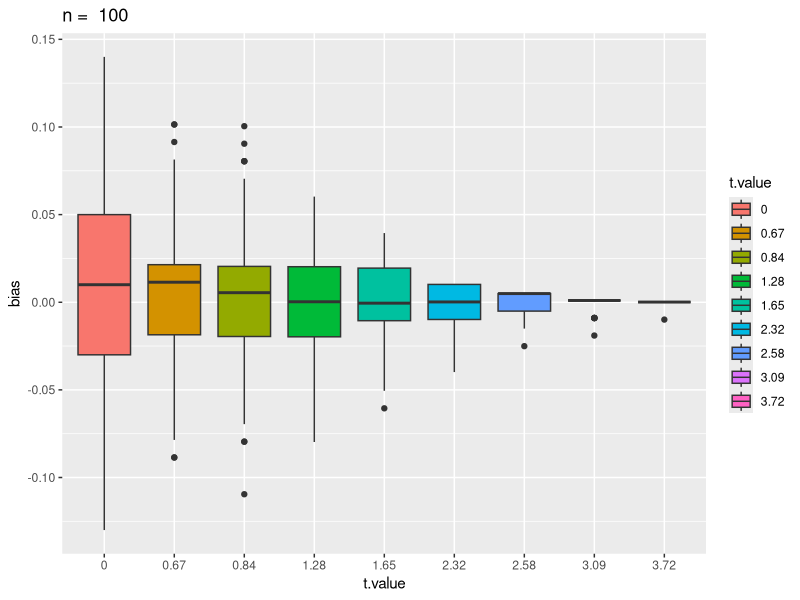
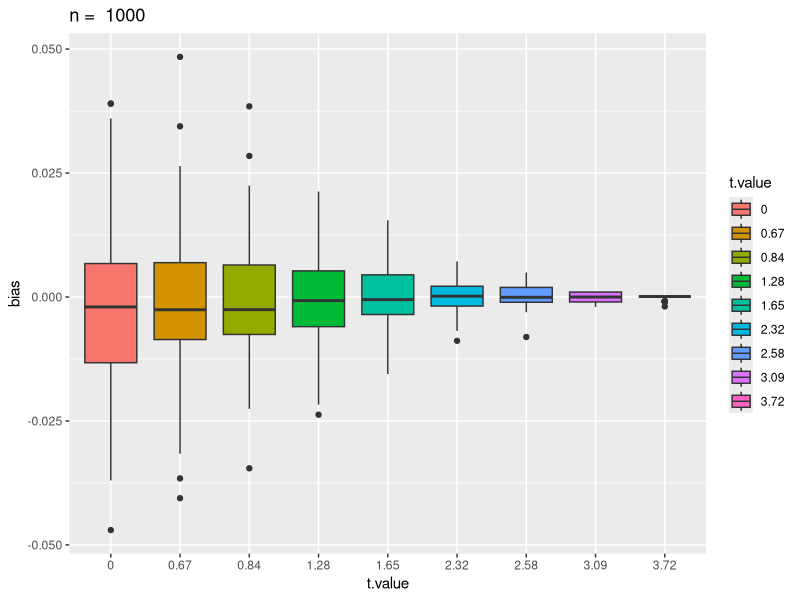
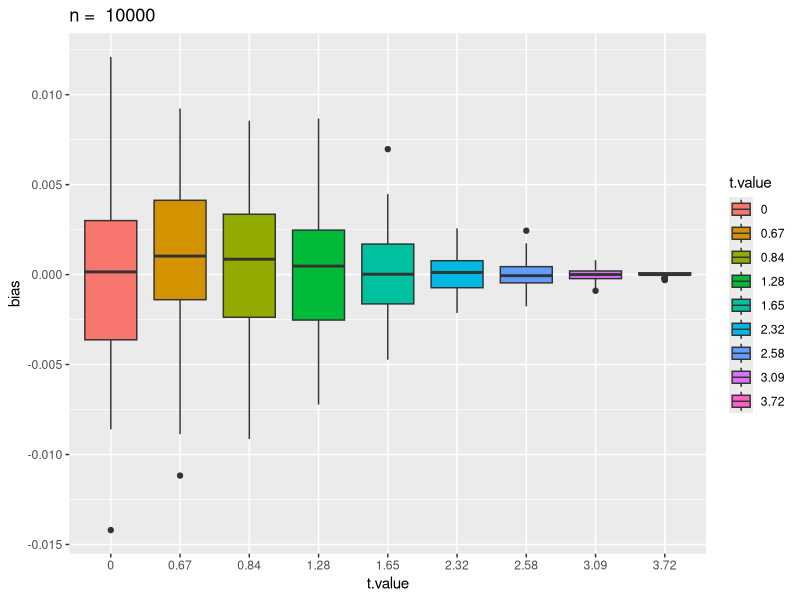

R code for these plots, in order:
## ---- chunk 1
knitr::opts_chunk$set(echo = TRUE) 
require(DT)
library(ggplot2)
require(data.table)

set.seed(123)
nlist <- c(100, 1000, 10000)
tlist <- c(0.0, 0.67, 0.84, 1.28, 1.65, 2.32, 2.58, 3.09, 3.72)
repno <- 100

## generate normal distribution data and calculate approx. CDF
cdf.cal.fun <- function(n, tlist){
  x <- rnorm(n, mean = 0, sd = 1)
  cdf <- double(length(tlist))
  for(t in tlist){
    cdf[which(tlist == t)] <- sum(x <= t) /n
}
  cdf
}
tble <- data.frame(t.value = tlist, 
                   truevalue.cdf= pnorm(tlist, mean = 0, sd = 1))
## result table
for(n in nlist){
  cdf <- cdf.cal.fun(n = n, tlist = tlist)
  ## table
  tble <- cbind(tble, cdf)
}
colnames(tble) <- c("t value", "true value of cdf", "n = 100", "n = 1000", "n = 10000")
tble
## ---- chunk 2
tlist <- c(0.0, 0.67, 0.84, 1.28, 1.65, 2.32, 2.58, 3.09, 3.72)
cdf.cal.fun <- function(n, tlist){
  x <- rnorm(n, mean = 0, sd = 1)
  cdf <- double(length(tlist))
  for(t in tlist){
    cdf[which(tlist == t)] <- sum(x <= t) /n
  }
  cdf
}

## ---- chunk 3

data.table(tble)

## ---- chunk 4
for(n in nlist){
  cdf <- cdf.cal.fun(n = n, tlist = tlist)
  ## table
  cdf.rep <- replicate(100, cdf.cal.fun(n = n, tlist = tlist))
  bias <- cdf.rep - pnorm(tlist, mean = 0, sd = 1)
  # print(bias)
  df <- data.frame(
    t.value = factor(rep(tlist, each = 100)),
    bias = as.vector(t(bias))
      #c(bias[1, ], bias[2, ], bias[3, ]....) ## how to improve?
  )
  
  p <- ggplot(df, aes(x=t.value, y=bias, fill = t.value)) +
    geom_boxplot() + ggtitle(paste("n = ", n))
  print(p)
}

## ---- chunk 5
?.Machine


## ---- chunk 6
.Machine$double.xmax

(1 + sum(2 ^ -c(1:52))) * 2 ^ 1023
## ---- chunk 7
.Machine$double.xmin

(1 - 2 ^ -53) * 2 ^ -1022 == .Machine$double.xmin

(1 - .Machine$double.neg.eps) * .Machine$double.base ^ .Machine$double.min.exp == .Machine$double.xmin

## ---- chunk 8
.Machine$double.eps

.Machine$double.base ^ .Machine$double.ulp.digits == .Machine$double.eps

2 ^ -52 == .Machine$double.eps

## ---- chunk 9
.Machine$double.neg.eps

.Machine$double.base ^ .Machine$double.neg.ulp.digits == .Machine$double.neg.eps
  
2 ^ -53 == .Machine$double.neg.eps
